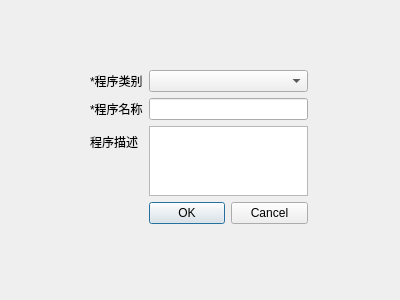
<?xml version="1.0" encoding="UTF-8"?>
<ui version="4.0">
 <class>ProgramDialog</class>
 <widget class="QDialog" name="ProgramDialog">
  <property name="geometry">
   <rect>
    <x>0</x>
    <y>0</y>
    <width>400</width>
    <height>300</height>
   </rect>
  </property>
  <property name="windowTitle">
   <string>Dialog</string>
  </property>
  <widget class="QWidget" name="formLayoutWidget">
   <property name="geometry">
    <rect>
     <x>90</x>
     <y>70</y>
     <width>218</width>
     <height>154</height>
    </rect>
   </property>
   <layout class="QFormLayout" name="formLayout">
    <item row="0" column="0">
     <widget class="QLabel" name="label_2">
      <property name="text">
       <string>*程序类别</string>
      </property>
     </widget>
    </item>
    <item row="1" column="0">
     <widget class="QLabel" name="label_3">
      <property name="text">
       <string>*程序名称</string>
      </property>
     </widget>
    </item>
    <item row="1" column="1">
     <widget class="QLineEdit" name="programNameLineEdit"/>
    </item>
    <item row="2" column="0">
     <widget class="QLabel" name="label">
      <property name="text">
       <string>程序描述</string>
      </property>
     </widget>
    </item>
    <item row="2" column="1">
     <widget class="QTextEdit" name="programDescriptionTextEdit"/>
    </item>
    <item row="0" column="1">
     <widget class="QComboBox" name="programCategoryComboBox"/>
    </item>
    <item row="3" column="1">
     <widget class="QDialogButtonBox" name="buttonBox">
      <property name="orientation">
       <enum>Qt::Horizontal</enum>
      </property>
      <property name="standardButtons">
       <set>QDialogButtonBox::Cancel|QDialogButtonBox::Ok</set>
      </property>
     </widget>
    </item>
   </layout>
  </widget>
 </widget>
 <resources/>
 <connections>
  <connection>
   <sender>buttonBox</sender>
   <signal>accepted()</signal>
   <receiver>ProgramDialog</receiver>
   <slot>accept()</slot>
   <hints>
    <hint type="sourcelabel">
     <x>248</x>
     <y>254</y>
    </hint>
    <hint type="destinationlabel">
     <x>157</x>
     <y>274</y>
    </hint>
   </hints>
  </connection>
  <connection>
   <sender>buttonBox</sender>
   <signal>rejected()</signal>
   <receiver>ProgramDialog</receiver>
   <slot>reject()</slot>
   <hints>
    <hint type="sourcelabel">
     <x>316</x>
     <y>260</y>
    </hint>
    <hint type="destinationlabel">
     <x>286</x>
     <y>274</y>
    </hint>
   </hints>
  </connection>
 </connections>
</ui>
